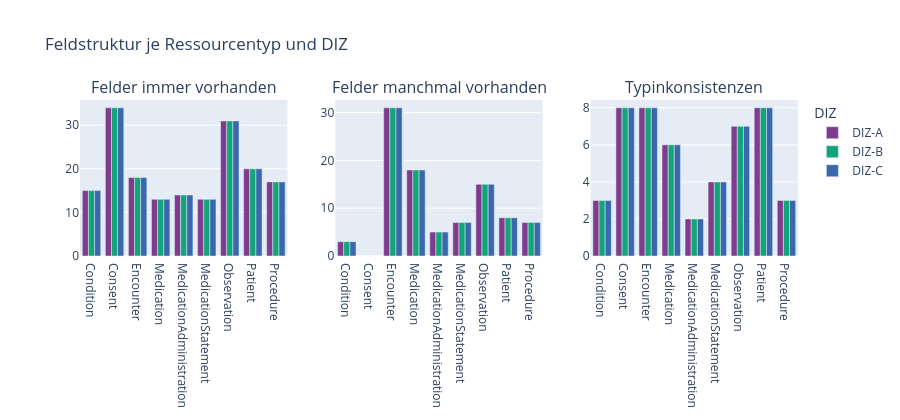

This figure's notebook cell:
### Code cell
# ── 1b. Feldstruktur-Übersicht ────────────────────────────────────────────
# Zeigt: Felder immer vorhanden vs. manchmal vs. Typinkonsistenz
fig = make_subplots(
    rows=1, cols=3,
    subplot_titles=["Felder immer vorhanden", "Felder manchmal vorhanden", "Typinkonsistenzen"],
    shared_yaxes=False
)

metrics = [
    ("fields_always_present", 1),
    ("fields_sometimes_present", 2),
    ("fields_with_type_inconsistency", 3),
]

for col_name, col_idx in metrics:
    if col_name not in df_summary.columns:
        continue
    for diz_name in LOADED_DIZ:
        sub = df_summary[df_summary["diz"] == diz_name]
        fig.add_trace(
            go.Bar(
                name=diz_name, x=sub["resource_type"], y=sub[col_name],
                marker_color=COLOR_MAP[diz_name],
                showlegend=(col_idx == 1)
            ),
            row=1, col=col_idx
        )

fig.update_layout(
    barmode="group", height=420,
    title_text="Feldstruktur je Ressourcentyp und DIZ",
    legend_title="DIZ"
)
fig.show()

### Figure 1 — Plotly figure (JSON) as saved in the notebook; plotly's stock layout.template omitted (floating-point values rounded to 4 significant figures)
{"data": [{"marker": {"color": "rgb(127, 60, 141)"}, "name": "DIZ-A", "showlegend": true, "type": "bar", "x": ["Condition", "Consent", "Encounter", "Medication", "MedicationAdministration", "MedicationStatement", "Observation", "Patient", "Procedure"], "xaxis": "x", "y": [15, 34, 18, 13, 14, 13, 31, 20, 17], "yaxis": "y"}, {"marker": {"color": "rgb(17, 165, 121)"}, "name": "DIZ-B", "showlegend": true, "type": "bar", "x": ["Condition", "Consent", "Encounter", "Medication", "MedicationAdministration", "MedicationStatement", "Observation", "Patient", "Procedure"], "xaxis": "x", "y": [15, 34, 18, 13, 14, 13, 31, 20, 17], "yaxis": "y"}, {"marker": {"color": "rgb(57, 105, 172)"}, "name": "DIZ-C", "showlegend": true, "type": "bar", "x": ["Condition", "Consent", "Encounter", "Medication", "MedicationAdministration", "MedicationStatement", "Observation", "Patient", "Procedure"], "xaxis": "x", "y": [15, 34, 18, 13, 14, 13, 31, 20, 17], "yaxis": "y"}, {"marker": {"color": "rgb(127, 60, 141)"}, "name": "DIZ-A", "showlegend": false, "type": "bar", "x": ["Condition", "Consent", "Encounter", "Medication", "MedicationAdministration", "MedicationStatement", "Observation", "Patient", "Procedure"], "xaxis": "x2", "y": [3, 0, 31, 18, 5, 7, 15, 8, 7], "yaxis": "y2"}, {"marker": {"color": "rgb(17, 165, 121)"}, "name": "DIZ-B", "showlegend": false, "type": "bar", "x": ["Condition", "Consent", "Encounter", "Medication", "MedicationAdministration", "MedicationStatement", "Observation", "Patient", "Procedure"], "xaxis": "x2", "y": [3, 0, 31, 18, 5, 7, 15, 8, 7], "yaxis": "y2"}, {"marker": {"color": "rgb(57, 105, 172)"}, "name": "DIZ-C", "showlegend": false, "type": "bar", "x": ["Condition", "Consent", "Encounter", "Medication", "MedicationAdministration", "MedicationStatement", "Observation", "Patient", "Procedure"], "xaxis": "x2", "y": [3, 0, 31, 18, 5, 7, 15, 8, 7], "yaxis": "y2"}, {"marker": {"color": "rgb(127, 60, 141)"}, "name": "DIZ-A", "showlegend": false, "type": "bar", "x": ["Condition", "Consent", "Encounter", "Medication", "MedicationAdministration", "MedicationStatement", "Observation", "Patient", "Procedure"], "xaxis": "x3", "y": [3, 8, 8, 6, 2, 4, 7, 8, 3], "yaxis": "y3"}, {"marker": {"color": "rgb(17, 165, 121)"}, "name": "DIZ-B", "showlegend": false, "type": "bar", "x": ["Condition", "Consent", "Encounter", "Medication", "MedicationAdministration", "MedicationStatement", "Observation", "Patient", "Procedure"], "xaxis": "x3", "y": [3, 8, 8, 6, 2, 4, 7, 8, 3], "yaxis": "y3"}, {"marker": {"color": "rgb(57, 105, 172)"}, "name": "DIZ-C", "showlegend": false, "type": "bar", "x": ["Condition", "Consent", "Encounter", "Medication", "MedicationAdministration", "MedicationStatement", "Observation", "Patient", "Procedure"], "xaxis": "x3", "y": [3, 8, 8, 6, 2, 4, 7, 8, 3], "yaxis": "y3"}], "layout": {"annotations": [{"font": {"size": 16}, "showarrow": false, "text": "Felder immer vorhanden", "x": 0.1444, "xanchor": "center", "xref": "paper", "y": 1, "yanchor": "bottom", "yref": "paper"}, {"font": {"size": 16}, "showarrow": false, "text": "Felder manchmal vorhanden", "x": 0.5, "xanchor": "center", "xref": "paper", "y": 1, "yanchor": "bottom", "yref": "paper"}, {"font": {"size": 16}, "showarrow": false, "text": "Typinkonsistenzen", "x": 0.8556, "xanchor": "center", "xref": "paper", "y": 1, "yanchor": "bottom", "yref": "paper"}], "barmode": "group", "height": 420, "legend": {"title": {"text": "DIZ"}}, "title": {"text": "Feldstruktur je Ressourcentyp und DIZ"}, "xaxis": {"anchor": "y", "domain": [0, 0.2889]}, "xaxis2": {"anchor": "y2", "domain": [0.3556, 0.6444]}, "xaxis3": {"anchor": "y3", "domain": [0.7111, 1]}, "yaxis": {"anchor": "x", "domain": [0, 1]}, "yaxis2": {"anchor": "x2", "domain": [0, 1]}, "yaxis3": {"anchor": "x3", "domain": [0, 1]}}}
